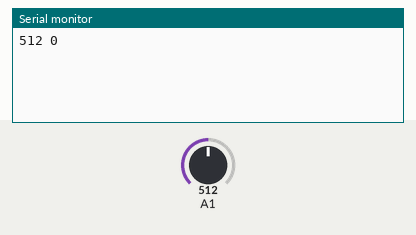
A sketch run on a simulated Arduino Uno, built with avr-gcc and run on an emulated ATmega328P. Parts: the last lines printed to the serial monitor. Inputs (shaded band) come from the test bench; at power-on: A1 = 512.

Above: at 1.2 s.
1.3 s: A1 set to 716
At 2.6 s:
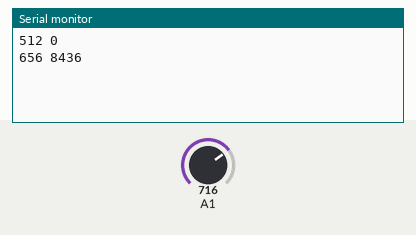
2.8 s: A1 set to 900
At 3.9 s:
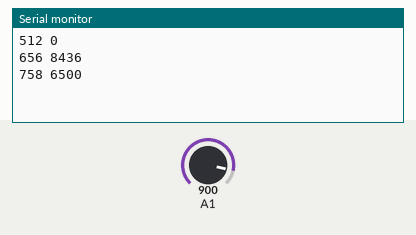
Timing chart, 0 to 5.8 s (numbered marks = the images above; inputs shaded):
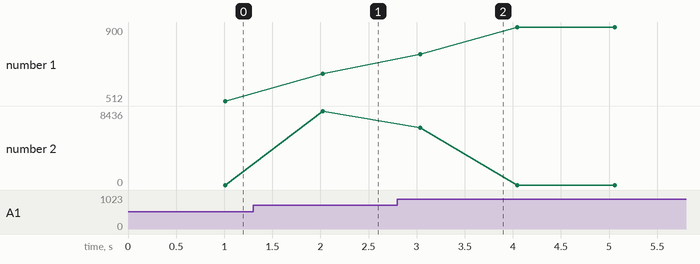

The sketch:

test_seuil.ino
```cpp
void setup() {
Serial.begin(9600);
}

void loop() {
  // put your main code here, to run repeatedly:
  bool etatPompe;
  int tab[100];
  long int sum = 0;
  for (int i = 0; i < 100; i++) { // lecture de 100 valeurs
    tab[i] = analogRead(A1);
    sum += tab[i];
    delay(10);
  }
  int sumMean = 0;
  for (int i = 0; i < 100; i++) { // Centrer les données
    tab[i] = abs(tab[i] - sum/100);
    sumMean += tab[i];
  }
  Serial.print(sum/100);
  Serial.print(" ");
  Serial.println(sumMean);
 }
```

Measured:
- after the input at 1.3 s, the serial monitor: prints a new line after 0.72 s (image 1)
- after the input at 2.8 s, the serial monitor: prints a new line after 0.24 s (image 2)
- plotted number 1: 512 → 656 after the input at 1.3 s, 656 → 900 after the input at 2.8 s
- plotted number 2: 0 → 8436 after the input at 1.3 s
